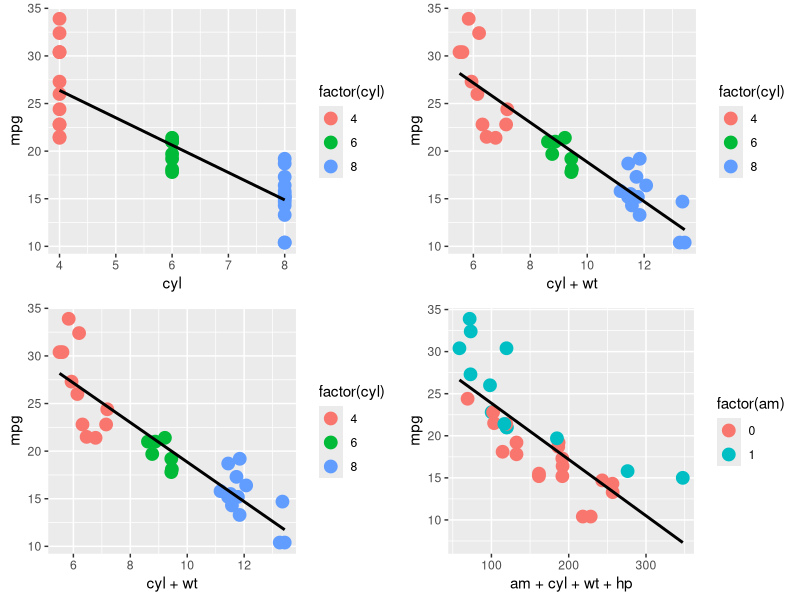

Reproduce this figure in R.
## ---- chunk 1
library(datasets)
data<-mtcars
data$cyl<-factor(data$cyl)
data$am<-factor(data$am)
levels(data$am)<-c("automatic","manual")
data$gear<-factor(data$gear)
data$carb<-factor(data$carb)
## ---- chunk 2
#7 modles for analysis
model1<-lm(mpg~am,data=data)
model2<-lm(mpg~cyl,data=data)
model3<-lm(mpg~cyl+wt,data=data)
model4<-lm(mpg~cyl+wt+hp,data=data)
model5<-lm(mpg~am+cyl+wt+hp,data=data)
model6<-lm(mpg~.,data=data)
model7<-lm(mpg~ wt + qsec + am,data=data)
## ---- chunk 3
library(ggplot2)
library(grid)
vplayout <- function(x, y) viewport(layout.pos.row = x, layout.pos.col = y)

p1 <- ggplot(data=mtcars, aes( x=cyl, y=mpg)) + 
          geom_point(aes(colour = factor(cyl)), size = 4)+
          geom_smooth(method = "lm", se=FALSE, color="black", formula = y ~ x)
p2 <- ggplot(data=mtcars, aes( x=cyl+wt, y=mpg)) + 
           geom_point(aes(colour = factor(cyl)), size = 4)+
           geom_smooth(method = "lm", se=FALSE, color="black", formula = y ~ x)
           
p3 <- ggplot(data=mtcars, aes( x=cyl+wt, y=mpg)) + 
           geom_point(aes(colour = factor(cyl)), size = 4)+
           geom_smooth(method = "lm", se=FALSE, color="black", formula = y ~ x)
p4 <- ggplot(data=mtcars, aes( x=am+cyl+wt+hp, y=mpg)) + 
          geom_point(aes(colour = factor(am)), size = 4)+
          geom_smooth(method = "lm", se=FALSE, color="black", formula = y ~ x)

grid.newpage()
pushViewport(viewport(layout = grid.layout(2, 2)))
print(p1, vp = vplayout(1, 1))
print(p2, vp = vplayout(1, 2))
print(p3, vp = vplayout(2, 1))
print(p4, vp = vplayout(2, 2))
